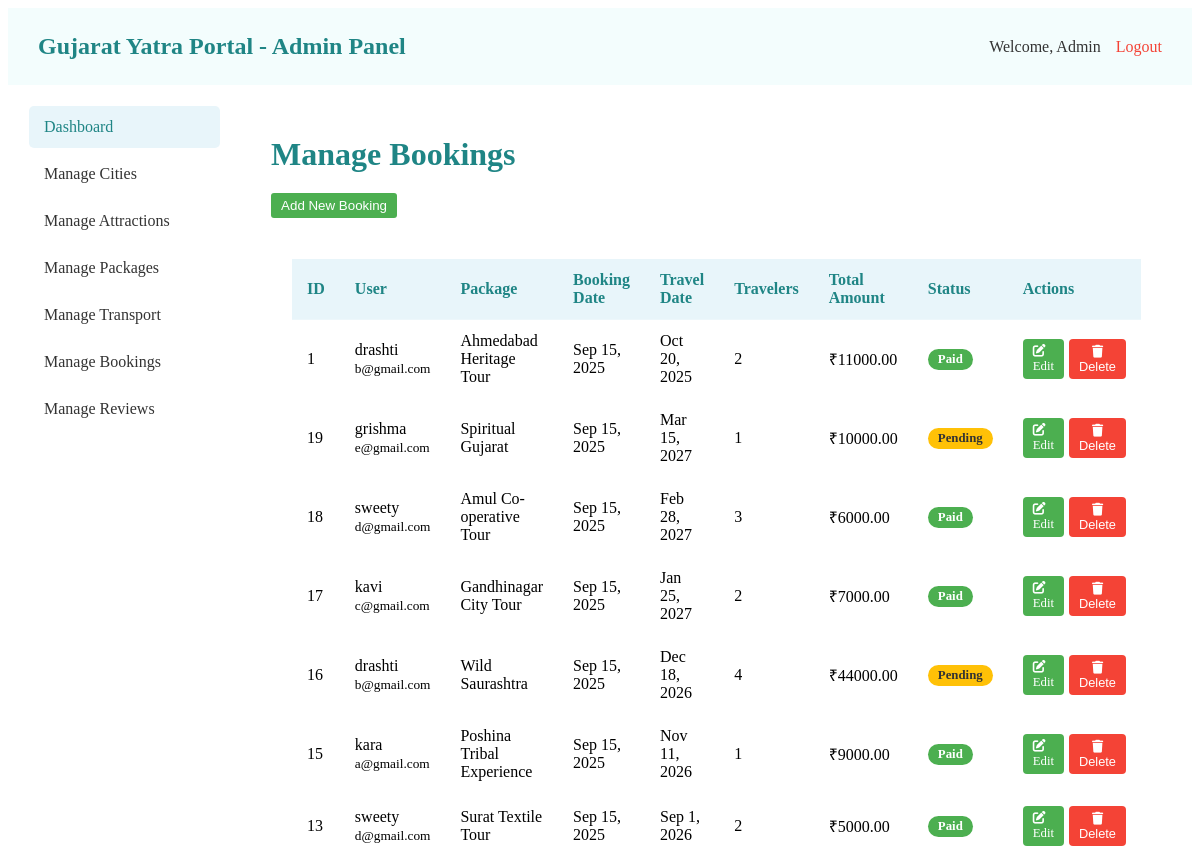
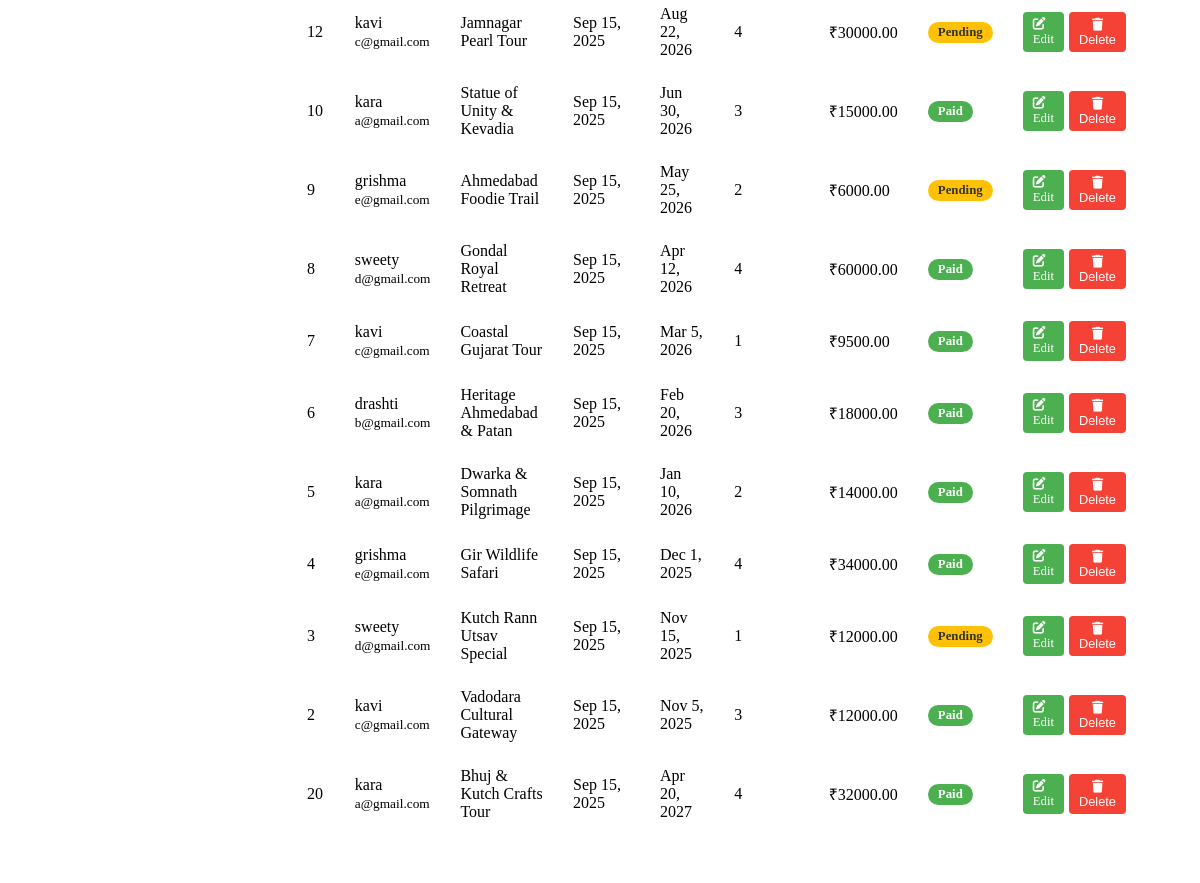
Page /admin/manage_bookings.php on the earlier database version (2 pictures, top to bottom).
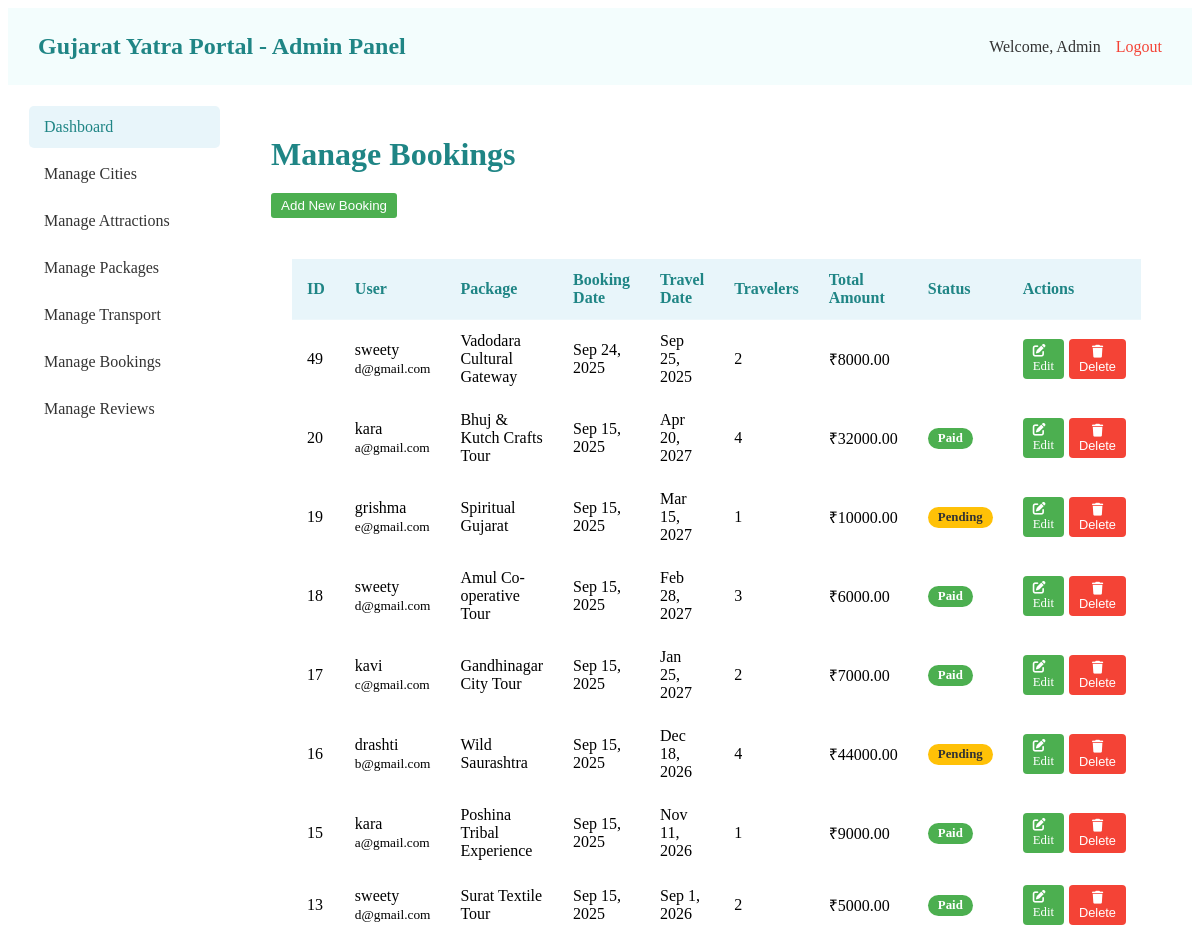
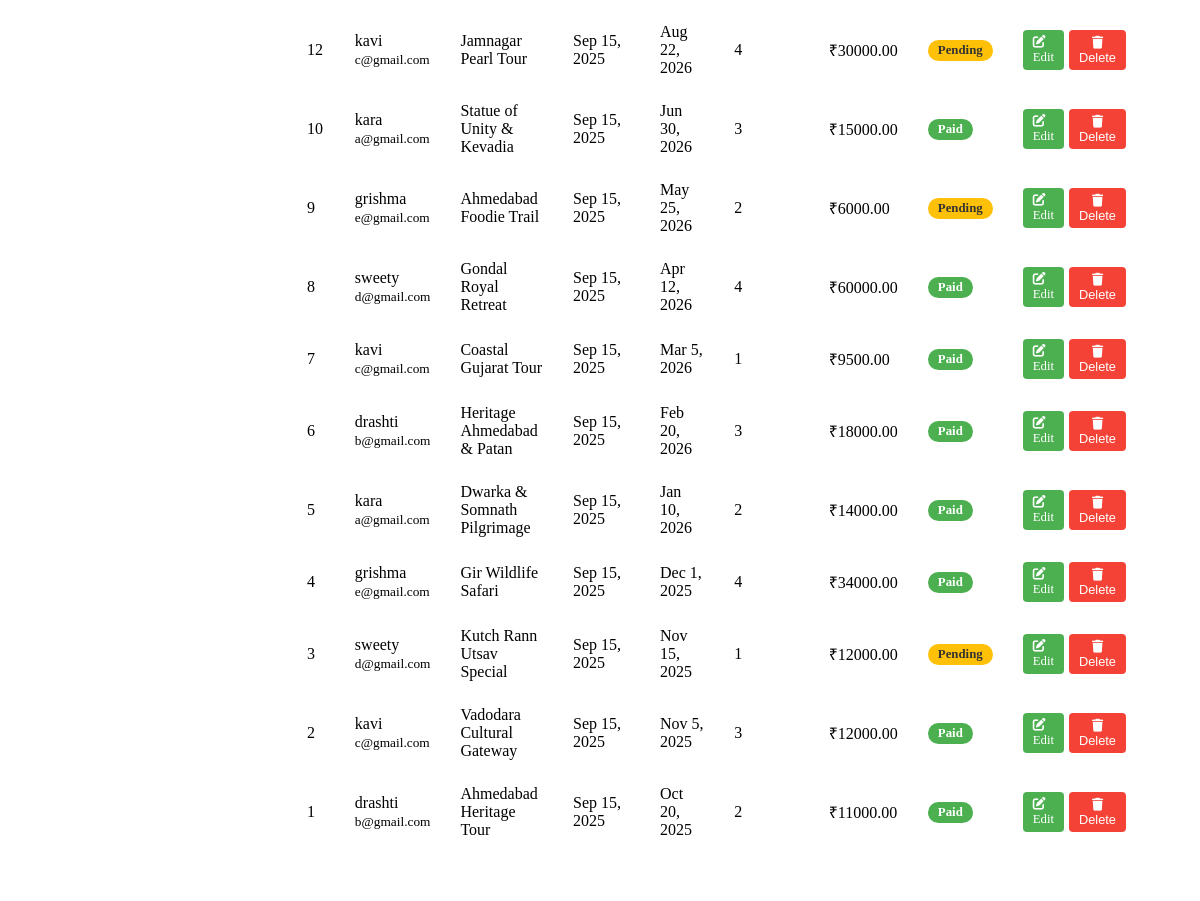
Same page on the later database version (2 pictures, top to bottom).
### tables this page shows
CREATE TABLE `bookings` (
  `booking_id` int(11) NOT NULL,
  `user_id` int(11) DEFAULT NULL,
  `package_id` int(11) DEFAULT NULL,
  `booking_date` timestamp NOT NULL DEFAULT current_timestamp(),
  `travel_date` date NOT NULL,
  `number_of_travelers` int(11) NOT NULL,
  `total_amount` decimal(10,2) NOT NULL,
  `payment_status` enum('pending','paid','cancelled') NOT NULL DEFAULT 'pending'
);

CREATE TABLE `users` (
  `user_id` int(11) NOT NULL,
  `username` varchar(255) NOT NULL,
  `email` varchar(255) NOT NULL,
  `password` varchar(255) NOT NULL,
  `created_at` timestamp NOT NULL DEFAULT current_timestamp(),
  `is_admin` tinyint(1) NOT NULL DEFAULT 0
);

CREATE TABLE `packages` (
  `package_id` int(11) NOT NULL,
  `name` varchar(255) NOT NULL,
  `description` text DEFAULT NULL,
  `price` decimal(10,2) NOT NULL,
  `duration_days` int(11) DEFAULT NULL,
  `inclusions` text DEFAULT NULL,
  `city_id` int(11) DEFAULT NULL,
  `image_url` varchar(255) DEFAULT NULL,
  `itinerary` text DEFAULT NULL,
  `ideal_for` varchar(255) DEFAULT NULL
);

### admin/manage_bookings.php (the view, shortened to what this page needs)
<?php
include('../includes/db_connect.php');
$bookings = array();
$sql = "SELECT b.*, u.username, u.email, p.name as package_name
        FROM bookings b
        JOIN users u ON b.user_id = u.user_id
        JOIN packages p ON b.package_id = p.package_id
        ORDER BY b.booking_date DESC";
$result = mysqli_query($conn, $sql);
if ($result) {
    while ($row = mysqli_fetch_assoc($result)) {
        $bookings[] = $row;
    }
}
?>
<!DOCTYPE html>
<html lang="en">
<head>
    <link rel="stylesheet" href="https://cdnjs.cloudflare.com/ajax/libs/font-awesome/6.0.0-beta3/css/all.min.css">
</head>
<body>
    <?php include 'admin_header.php'; ?>
    <div class="admin-container">
        <?php include 'admin_sidebar.php'; ?>
        <div class="admin-content">
            <h1 style="color: #1f8585ff; margin-bottom: 20px;">Manage Bookings</h1>
            <button class="btn-add" onclick="openAddModal()">Add New Booking</button>
            <div class="glass" style="padding: 20px;">
                <table>
                    <thead>
                        <tr>
                            <th>ID</th>
                            <th>User</th>
                            <th>Package</th>
                            <th>Booking Date</th>
                            <th>Travel Date</th>
                            <th>Travelers</th>
                            <th>Total Amount</th>
                            <th>Status</th>
                            <th>Actions</th>
                        </tr>
                    </thead>
                    <tbody>
                        <?php foreach ($bookings as $booking): ?>
                        <tr>
                            <td><?php echo $booking['booking_id']; ?></td>
                            <td><?php echo $booking['username']; ?><br><small><?php echo $booking['email']; ?></small></td>
                            <td><?php echo $booking['package_name']; ?></td>
                            <td><?php echo date('M j, Y', strtotime($booking['booking_date'])); ?></td>
                            <td><?php echo date('M j, Y', strtotime($booking['travel_date'])); ?></td>
                            <td><?php echo $booking['number_of_travelers']; ?></td>
                            <td>₹<?php echo $booking['total_amount']; ?></td>
                            <td>
                                <span class="status-badge status-<?php echo $booking['payment_status']; ?>">
                                    <?php echo ucfirst($booking['payment_status']); ?>
                                </span>
                            </td>
                            <td>
                                <div class="action-btns">
                                    <a href="#" class="edit-btn" onclick="openEditModal('<?php echo $booking['booking_id']; ?>', '<?php echo $booking['user_id']; ?>', '<?php echo $booking['package_id']; ?>', '<?php echo $booking['travel_date']; ?>', '<?php echo $booking['number_of_travelers']; ?>', '<?php echo $booking['total_amount']; ?>', '<?php echo $booking['payment_status']; ?>')"><i class="fas fa-edit"></i> Edit</a>
                                    <form method="POST" action="" style="display:inline;">
                                        <button type="submit" name="delete_booking" class="delete-btn" onclick="return confirm('Are you sure you want to delete this booking?')"><i class="fas fa-trash"></i> Delete</button>
                                    </form>
                                </div>
                            </td>
                        </tr>
                        <?php endforeach; ?>
                    </tbody>
                </table>
            </div>
        </div>
    </div>
</body>
</html>

Differences in the rows shown:
added bookings: booking_id "49", user.username "sweety", user.email "d@gmail.com", package.name "Vadodara Cultural Gateway", booking_date "Sep 24, 2025", travel_date "Sep 25, 2025", number_of_travelers "2", total_amount "8000.00", payment_status empty (drawn)
shown differently, row unchanged: bookings "Apr 20, 2027": moves up the list
shown differently, row unchanged: bookings "Oct 20, 2025": moves down the list
